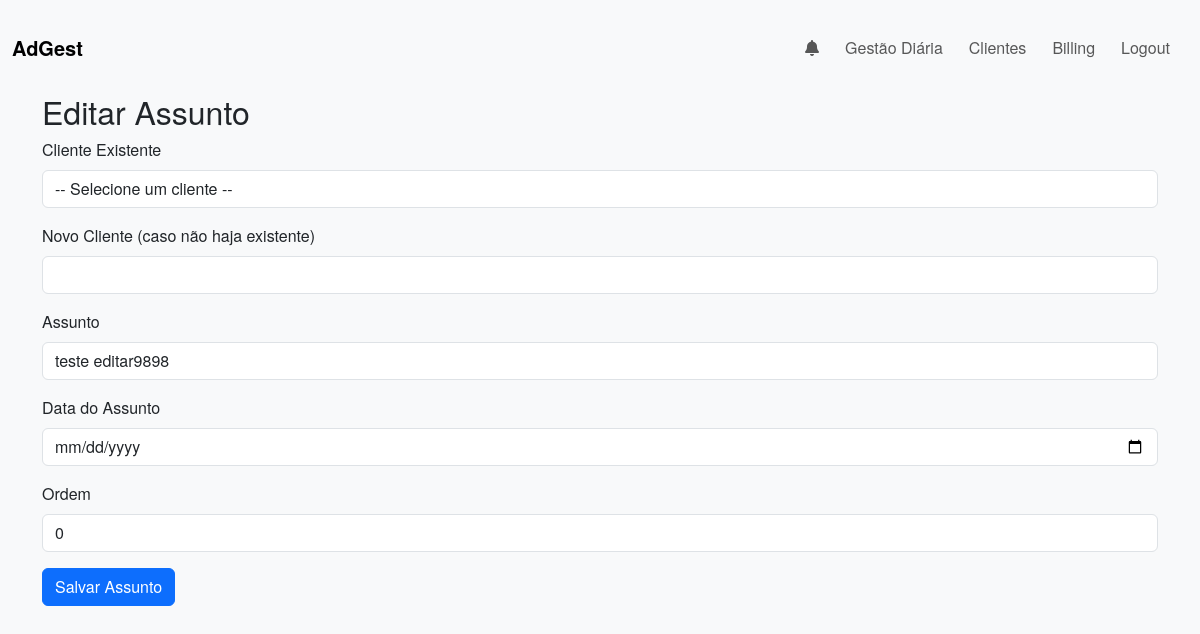
Page /assunto/edit/9 (signed in) on the earlier database version.
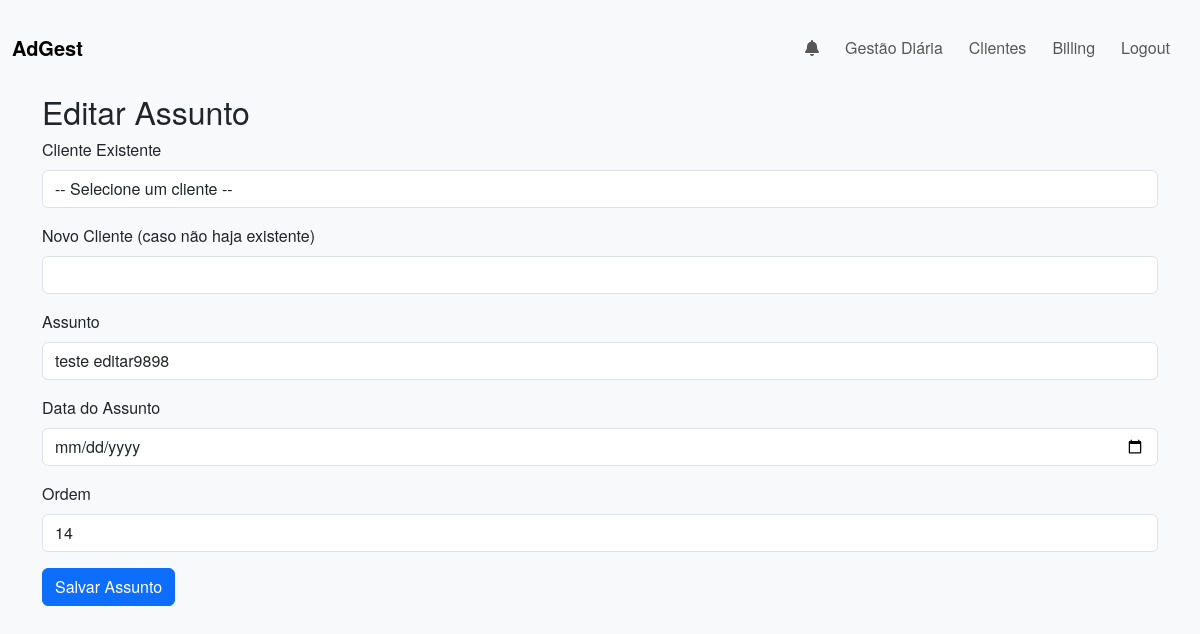
Same page on the later database version.
### app/models.py (models this page shows, shortened)
class Assunto(db.Model):
    __tablename__ = 'assuntos'
    id = db.Column(db.Integer, primary_key=True)
    user_id = db.Column(db.Integer, db.ForeignKey('users.id'), nullable=False)  # Dono
    client_id = db.Column(db.Integer, db.ForeignKey('clients.id'), nullable=False)
    nome_assunto = db.Column(db.String(100), nullable=False)
    due_date = db.Column(db.Date, nullable=True)
    sort_order = db.Column(db.Integer, default=0)
    horas_assunto = db.Column(db.Float, default=0.0)
    is_completed = db.Column(db.Boolean, default=False)
    is_billed = db.Column(db.Boolean, default=False)
    completed_by = db.Column(db.Integer, db.ForeignKey('users.id'), nullable=True)
    tarefas = db.relationship('Tarefa', backref='assunto', cascade="all, delete-orphan", lazy='dynamic')
    shared_with = db.relationship(
        'User',
        secondary=shared_assuntos,
        backref=db.backref('shared_assuntos', lazy='dynamic', overlaps="assuntos_compartilhados,compartilhados"),
        lazy='dynamic',
        overlaps="assuntos_compartilhados,compartilhados"
    )
    user = db.relationship("User", backref="assuntos_criados", foreign_keys=lambda: [Assunto.__table__.c.user_id])

### app/routes.py (the view, shortened to what this page needs)
@main.route('/assunto/edit/<int:assunto_id>', methods=['GET', 'POST'])
@login_required
@handle_db_errors
def edit_assunto(assunto_id):
    assunto = Assunto.query.get_or_404(assunto_id)
    form = AssuntoForm(obj=assunto)
    form.client_existing.query = Client.query
    form.client_existing.data = assunto.client
    return render_template('edit_assunto.html', form=form, assunto=assunto)

### app/forms.py (shortened to what this page needs)
class AssuntoForm(FlaskForm):
    client_existing = QuerySelectField(
        'Cliente Existente',
        query_factory=user_clients_query,  # Filtra clientes do usuário logado
        get_label='name',
        allow_blank=True,
        blank_text="-- Selecione um cliente --",
        validators=[Optional()]
    )
    client_new = StringField(
        'Novo Cliente (caso não haja existente)',
        validators=[Optional()]
    )
    nome_assunto = StringField('Assunto', validators=[DataRequired()])
    due_date = DateField('Data do Assunto', validators=[Optional()], format='%Y-%m-%d')
    sort_order = IntegerField('Ordem', validators=[Optional()])
    shared_with = QuerySelectMultipleField(
        'Compartilhar com',
        query_factory=usuarios_query,
        get_label='nickname',
        validators=[Optional()]
    )
    submit = SubmitField('Salvar Assunto')

### app/templates/edit_assunto.html (shortened to what this page needs)
{% extends "base.html" %}
{% import "macros.html" as macros %}
{% block content %}
<h2>Editar Assunto</h2>
<form method="POST" action="{{ url_for('main.edit_assunto', assunto_id=assunto.id) }}" class="needs-validation" novalidate>
  {{ macros.render_field(form.client_existing) }}
  {{ macros.render_field(form.client_new) }}
  {{ macros.render_field(form.nome_assunto) }}
  {{ macros.render_field(form.due_date) }}
  {{ macros.render_field(form.sort_order) }}
  <button type="submit" class="btn btn-primary">{{ form.submit.label.text }}</button>
</form>
{% endblock %}

### app/templates/macros.html (shortened to what this page needs)
{% macro render_field(field) %}
  <div class="mb-3">
    {{ field.label(class="form-label") }}
    {{ field(class="form-control") }}
  </div>
{% endmacro %}

Differences in the rows shown:
changed Assunto "teste editar9898": sort_order "0" → "14"
